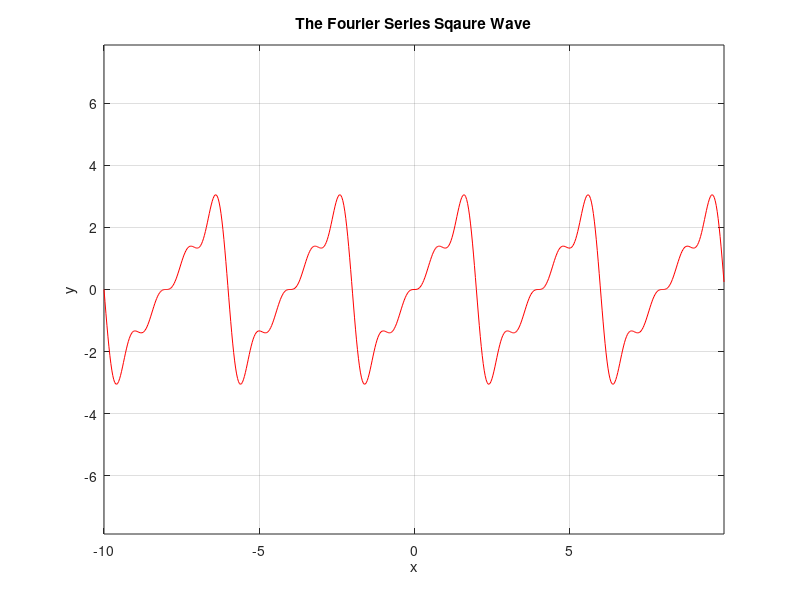
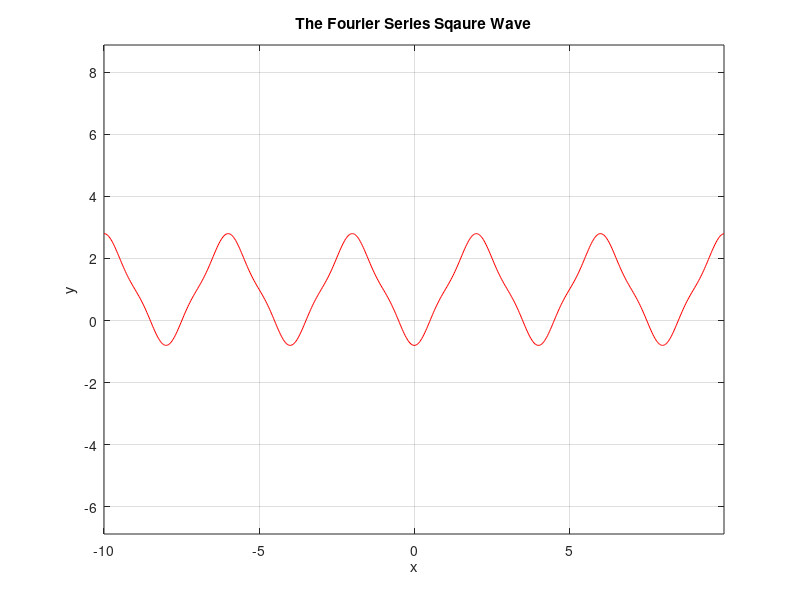

Recreate these plots in MATLAB, in order.
%% ME 3001 - Mechanical Engineeing Analysis
%
% Tristan Hill - 7/28/2014 - modified from Dr. Han
%
% Fourier Series Half Range Expansions
%% 

clear all
close all
clc

x=-10:0.01*pi:10;%create a range of x values
sum=0; %initialize the sum

%calculate the Sigma Series part of the function
n=4;
B=10;  %height of the wave  

a0=50/3;


p=5
for i=1:n
    
    
    single=-2*cos(i*pi)/i*sin(i*pi*x/2);
    
    sum=sum+single; %sum the series as you go 
    
end

sum=sum; %multiply by constant part of bn

figure(1)    % show the result alone
plot(x,sum,'r')
title('The Fourier Series Sqaure Wave')
xlabel('x')
ylabel('y')
axis equal
grid on

sum=0;
for i=1:n
    
    single=((-1)^i-1)/i^2*cos(i*pi*x/2);
    sum=sum+single; %sum the series as you go 
    
end

sum=1+8/pi^2*sum; %add a0 and multiply by constant bn

figure(2)    % show the result alone
plot(x,sum,'r')
axis equal
title('The Fourier Series Sqaure Wave')
xlabel('x')
ylabel('y')
grid on
